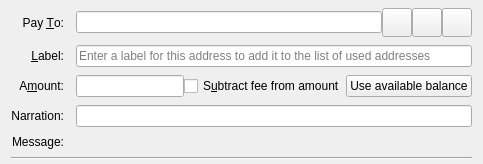
  <widget class="QFrame" name="SendCoins">
   <property name="frameShape">
    <enum>QFrame::NoFrame</enum>
   </property>
   <layout class="QGridLayout" name="gridLayout">
    <property name="topMargin">
     <number>8</number>
    </property>
    <property name="bottomMargin">
     <number>4</number>
    </property>
    <property name="horizontalSpacing">
     <number>12</number>
    </property>
    <property name="verticalSpacing">
     <number>8</number>
    </property>
    <item row="4" column="0">
     <widget class="QLabel" name="lblNarration">
      <property name="text">
       <string>Narration:</string>
      </property>
      <property name="alignment">
       <set>Qt::AlignRight|Qt::AlignTrailing|Qt::AlignVCenter</set>
      </property>
      <property name="buddy">
       <cstring>edtNarration</cstring>
      </property>
     </widget>
    </item>
    <item row="0" column="0">
     <widget class="QLabel" name="payToLabel">
      <property name="text">
       <string>Pay &amp;To:</string>
      </property>
      <property name="alignment">
       <set>Qt::AlignRight|Qt::AlignTrailing|Qt::AlignVCenter</set>
      </property>
      <property name="buddy">
       <cstring>payTo</cstring>
      </property>
     </widget>
    </item>
    <item row="3" column="0">
     <widget class="QLabel" name="amountLabel">
      <property name="text">
       <string>A&amp;mount:</string>
      </property>
      <property name="alignment">
       <set>Qt::AlignRight|Qt::AlignTrailing|Qt::AlignVCenter</set>
      </property>
      <property name="buddy">
       <cstring>payAmount</cstring>
      </property>
     </widget>
    </item>
    <item row="0" column="1">
     <layout class="QHBoxLayout" name="payToLayout">
      <property name="spacing">
       <number>0</number>
      </property>
      <item>
       <widget class="QValidatedLineEdit" name="payTo">
        <property name="toolTip">
         <string>The Particl address to send the payment to</string>
        </property>
       </widget>
      </item>
      <item>
       <widget class="QToolButton" name="addressBookButton">
        <property name="toolTip">
         <string>Choose previously used address</string>
        </property>
        <property name="text">
         <string/>
        </property>
        <property name="icon">
         <iconset resource="../bitcoin.qrc">
          <normaloff>:/icons/address-book</normaloff>:/icons/address-book</iconset>
        </property>
        <property name="iconSize">
         <size>
          <width>22</width>
          <height>22</height>
         </size>
        </property>
        <property name="shortcut">
         <string>Alt+A</string>
        </property>
       </widget>
      </item>
      <item>
       <widget class="QToolButton" name="pasteButton">
        <property name="toolTip">
         <string>Paste address from clipboard</string>
        </property>
        <property name="text">
         <string/>
        </property>
        <property name="icon">
         <iconset resource="../bitcoin.qrc">
          <normaloff>:/icons/editpaste</normaloff>:/icons/editpaste</iconset>
        </property>
        <property name="iconSize">
         <size>
          <width>22</width>
          <height>22</height>
         </size>
        </property>
        <property name="shortcut">
         <string>Alt+P</string>
        </property>
       </widget>
      </item>
      <item>
       <widget class="QToolButton" name="deleteButton">
        <property name="toolTip">
         <string>Remove this entry</string>
        </property>
        <property name="text">
         <string/>
        </property>
        <property name="icon">
         <iconset resource="../bitcoin.qrc">
          <normaloff>:/icons/remove</normaloff>:/icons/remove</iconset>
        </property>
        <property name="iconSize">
         <size>
          <width>22</width>
          <height>22</height>
         </size>
        </property>
       </widget>
      </item>
     </layout>
    </item>
    <item row="1" column="1">
     <widget class="QLineEdit" name="addAsLabel">
      <property name="toolTip">
       <string>Enter a label for this address to add it to the list of used addresses</string>
      </property>
      <property name="placeholderText">
       <string>Enter a label for this address to add it to the list of used addresses</string>
      </property>
     </widget>
    </item>
    <item row="1" column="0">
     <widget class="QLabel" name="labellLabel">
      <property name="text">
       <string>&amp;Label:</string>
      </property>
      <property name="alignment">
       <set>Qt::AlignRight|Qt::AlignTrailing|Qt::AlignVCenter</set>
      </property>
      <property name="buddy">
       <cstring>addAsLabel</cstring>
      </property>
     </widget>
    </item>
    <item row="3" column="1">
     <layout class="QHBoxLayout" name="horizontalLayoutAmount" stretch="0,1,0">
      <item>
       <widget class="BitcoinAmountField" name="payAmount">
         <property name="toolTip">
          <string>The amount to send in the selected unit</string>
         </property>
       </widget>
      </item>
      <item>
       <widget class="QCheckBox" name="checkboxSubtractFeeFromAmount">
        <property name="toolTip">
         <string>The fee will be deducted from the amount being sent. The recipient will receive less particl than you enter in the amount field. If multiple recipients are selected, the fee is split equally.</string>
        </property>
        <property name="text">
         <string>S&amp;ubtract fee from amount</string>
        </property>
       </widget>
      </item>
      <item>
       <widget class="QPushButton" name="useAvailableBalanceButton">
        <property name="text">
         <string>Use available balance</string>
        </property>
       </widget>
      </item>
     </layout>
    </item>
    <item row="4" column="1">
     <widget class="QLineEdit" name="edtNarration">
      <property name="toolTip">
       <string>A short message sent over the Particl network, encrypted if sending to a stealth address or in a blind or anon transaction.</string>
      </property>
      <property name="maxLength">
       <number>24</number>
      </property>
     </widget>
    </item>
    <item row="5" column="0">
     <widget class="QLabel" name="messageLabel">
      <property name="text">
       <string>Message:</string>
      </property>
      <property name="alignment">
       <set>Qt::AlignRight|Qt::AlignTrailing|Qt::AlignVCenter</set>
      </property>
     </widget>
    </item>
    <item row="5" column="1">
     <widget class="QLabel" name="messageTextLabel">
      <property name="toolTip">
       <string>A message that was attached to the particl: URI which will be stored with the transaction for your reference. Note: This message will not be sent over the Particl network.</string>
      </property>
      <property name="textFormat">
       <enum>Qt::PlainText</enum>
      </property>
     </widget>
    </item>
    <item row="6" column="0" colspan="2">
     <widget class="Line" name="line">
      <property name="orientation">
       <enum>Qt::Horizontal</enum>
      </property>
     </widget>
    </item>
   </layout>
  </widget>
